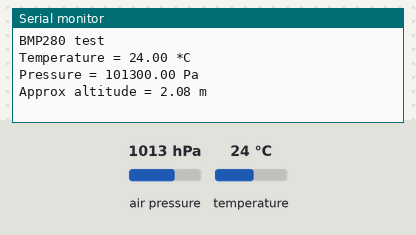
Recording of a sketch running on a simulated Arduino Uno, built with avr-gcc and run on an emulated ATmega328P. Shown: the last lines printed to the serial monitor. Inputs (shaded band) come from the test bench; at power-on: air pressure 1013 hPa, temperature 24 °C.

Above: at 1.2 s.
1.3 s: air pressure set to 952 hPa
At 2.9 s:
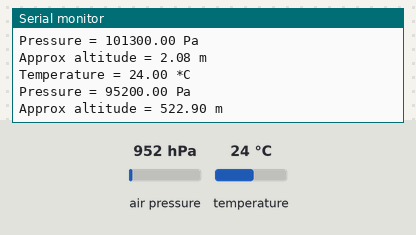
3.6 s: temperature set to 12 °C
At 4.7 s:
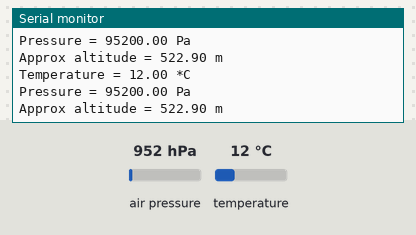
5.9 s: air pressure set to 975 hPa
At 6.4 s:
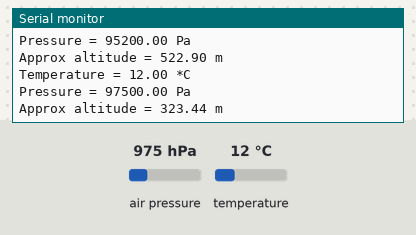
Timing chart, 0 to 8.9 s (numbered marks = the images above; inputs shaded):
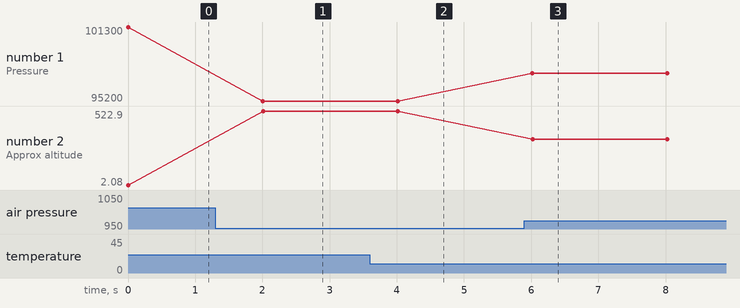

The sketch:

esp_bmp280.ino
```cpp
#include <Wire.h>
#include <SPI.h>
#include <Adafruit_Sensor.h>
#include <Adafruit_BMP280.h>
#define BMP_SCK 14
#define BMP_MISO 12
#define BMP_MOSI 13
#define BMP_CS 15

Adafruit_BMP280 bme; // I2C
//Adafruit_BMP280 bme(BMP_CS); // hardware SPI
//Adafruit_BMP280 bme(BMP_CS, BMP_MOSI, BMP_MISO, BMP_SCK);

void setup() {
Serial.begin(115200);
Serial.println(F("BMP280 test"));
int n = 10;
if (!bme.begin()) {
Serial.println("Could not find a valid BMP280 sensor, check wiring!");
while (n--) Serial.println(n);
}
}

void loop() {
Serial.print("Temperature = ");
Serial.print(bme.readTemperature());
Serial.println(" *C");

Serial.print("Pressure = ");
Serial.print(bme.readPressure());
Serial.println(" Pa");

Serial.print("Approx altitude = ");
Serial.print(bme.readAltitude(1013.25)); // this should be adjusted to your local forcase
Serial.println(" m");

Serial.println();
delay(2000);
}
```

Measured:
- after the input at 1.3 s, the serial monitor: prints a new line after 0.71 s (image 1)
- after the input at 3.6 s, the serial monitor: prints a new line after 0.41 s (image 2)
- after the input at 5.9 s, the serial monitor: prints a new line after 0.12 s (image 3)
- plotted number 1: 101300 → 95200 after the input at 1.3 s, 95200 → 97500 after the input at 5.9 s
- plotted number 2: 2.08 → 522.9 after the input at 1.3 s, 522.9 → 323.44 after the input at 5.9 s
